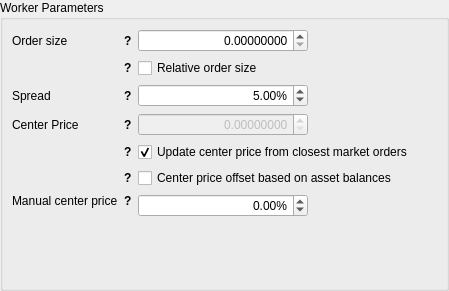
<?xml version="1.0" encoding="UTF-8"?>
<ui version="4.0">
 <class>Form</class>
 <widget class="QWidget" name="Form">
  <property name="geometry">
   <rect>
    <x>0</x>
    <y>0</y>
    <width>449</width>
    <height>291</height>
   </rect>
  </property>
  <property name="windowTitle">
   <string>Form</string>
  </property>
  <layout class="QHBoxLayout" name="horizontalLayout">
   <property name="leftMargin">
    <number>0</number>
   </property>
   <property name="topMargin">
    <number>0</number>
   </property>
   <property name="rightMargin">
    <number>0</number>
   </property>
   <property name="bottomMargin">
    <number>0</number>
   </property>
   <item>
    <widget class="QGroupBox" name="groupBox_3">
     <property name="title">
      <string>Worker Parameters</string>
     </property>
     <layout class="QFormLayout" name="formLayout">
      <property name="horizontalSpacing">
       <number>6</number>
      </property>
      <property name="leftMargin">
       <number>9</number>
      </property>
      <property name="topMargin">
       <number>9</number>
      </property>
      <property name="rightMargin">
       <number>9</number>
      </property>
      <property name="bottomMargin">
       <number>9</number>
      </property>
      <item row="0" column="0">
       <widget class="QWidget" name="order_size_wrap" native="true">
        <property name="sizePolicy">
         <sizepolicy hsizetype="Fixed" vsizetype="Preferred">
          <horstretch>0</horstretch>
          <verstretch>0</verstretch>
         </sizepolicy>
        </property>
        <property name="minimumSize">
         <size>
          <width>120</width>
          <height>0</height>
         </size>
        </property>
        <property name="maximumSize">
         <size>
          <width>120</width>
          <height>16777215</height>
         </size>
        </property>
        <layout class="QHBoxLayout" name="horizontalLayout_2">
         <property name="spacing">
          <number>0</number>
         </property>
         <property name="leftMargin">
          <number>0</number>
         </property>
         <property name="topMargin">
          <number>0</number>
         </property>
         <property name="rightMargin">
          <number>0</number>
         </property>
         <property name="bottomMargin">
          <number>0</number>
         </property>
         <item>
          <widget class="QLabel" name="order_size_label">
           <property name="sizePolicy">
            <sizepolicy hsizetype="Minimum" vsizetype="Preferred">
             <horstretch>0</horstretch>
             <verstretch>0</verstretch>
            </sizepolicy>
           </property>
           <property name="minimumSize">
            <size>
             <width>0</width>
             <height>0</height>
            </size>
           </property>
           <property name="maximumSize">
            <size>
             <width>16777215</width>
             <height>16777215</height>
            </size>
           </property>
           <property name="text">
            <string>Order size</string>
           </property>
           <property name="buddy">
            <cstring>amount_input</cstring>
           </property>
          </widget>
         </item>
         <item>
          <widget class="QLabel" name="order_size_tooltip">
           <property name="sizePolicy">
            <sizepolicy hsizetype="Fixed" vsizetype="Preferred">
             <horstretch>0</horstretch>
             <verstretch>0</verstretch>
            </sizepolicy>
           </property>
           <property name="font">
            <font>
             <weight>75</weight>
             <bold>true</bold>
            </font>
           </property>
           <property name="cursor">
            <cursorShape>WhatsThisCursor</cursorShape>
           </property>
           <property name="toolTip">
            <string>Fixed order size, expressed in quote asset, unless &quot;relative order size&quot; selected</string>
           </property>
           <property name="text">
            <string>?</string>
           </property>
           <property name="margin">
            <number>5</number>
           </property>
          </widget>
         </item>
        </layout>
       </widget>
      </item>
      <item row="0" column="1">
       <widget class="QDoubleSpinBox" name="amount_input">
        <property name="sizePolicy">
         <sizepolicy hsizetype="Fixed" vsizetype="Fixed">
          <horstretch>0</horstretch>
          <verstretch>0</verstretch>
         </sizepolicy>
        </property>
        <property name="minimumSize">
         <size>
          <width>170</width>
          <height>0</height>
         </size>
        </property>
        <property name="locale">
         <locale language="English" country="UnitedStates"/>
        </property>
        <property name="alignment">
         <set>Qt::AlignRight|Qt::AlignTrailing|Qt::AlignVCenter</set>
        </property>
        <property name="decimals">
         <number>8</number>
        </property>
        <property name="maximum">
         <double>1000000000.000000000000000</double>
        </property>
       </widget>
      </item>
      <item row="1" column="0">
       <widget class="QWidget" name="relative_order_size_wrap" native="true">
        <property name="sizePolicy">
         <sizepolicy hsizetype="Fixed" vsizetype="Preferred">
          <horstretch>0</horstretch>
          <verstretch>0</verstretch>
         </sizepolicy>
        </property>
        <property name="minimumSize">
         <size>
          <width>120</width>
          <height>0</height>
         </size>
        </property>
        <property name="maximumSize">
         <size>
          <width>120</width>
          <height>16777215</height>
         </size>
        </property>
        <layout class="QHBoxLayout" name="horizontalLayout_6">
         <property name="spacing">
          <number>0</number>
         </property>
         <property name="leftMargin">
          <number>0</number>
         </property>
         <property name="topMargin">
          <number>0</number>
         </property>
         <property name="rightMargin">
          <number>0</number>
         </property>
         <property name="bottomMargin">
          <number>0</number>
         </property>
         <item>
          <spacer name="horizontalSpacer">
           <property name="orientation">
            <enum>Qt::Horizontal</enum>
           </property>
           <property name="sizeHint" stdset="0">
            <size>
             <width>40</width>
             <height>20</height>
            </size>
           </property>
          </spacer>
         </item>
         <item>
          <widget class="QLabel" name="relative_order_size_tooltip">
           <property name="sizePolicy">
            <sizepolicy hsizetype="Fixed" vsizetype="Preferred">
             <horstretch>0</horstretch>
             <verstretch>0</verstretch>
            </sizepolicy>
           </property>
           <property name="font">
            <font>
             <weight>75</weight>
             <bold>true</bold>
            </font>
           </property>
           <property name="cursor">
            <cursorShape>WhatsThisCursor</cursorShape>
           </property>
           <property name="toolTip">
            <string>Amount is expressed as a percentage of the account balance of quote/base asset</string>
           </property>
           <property name="text">
            <string>?</string>
           </property>
           <property name="margin">
            <number>5</number>
           </property>
          </widget>
         </item>
        </layout>
       </widget>
      </item>
      <item row="1" column="1">
       <widget class="QCheckBox" name="relative_order_size_input">
        <property name="text">
         <string>Relative order size</string>
        </property>
       </widget>
      </item>
      <item row="2" column="0">
       <widget class="QWidget" name="spread_wrap" native="true">
        <property name="sizePolicy">
         <sizepolicy hsizetype="Fixed" vsizetype="Preferred">
          <horstretch>0</horstretch>
          <verstretch>0</verstretch>
         </sizepolicy>
        </property>
        <property name="minimumSize">
         <size>
          <width>120</width>
          <height>0</height>
         </size>
        </property>
        <property name="maximumSize">
         <size>
          <width>120</width>
          <height>16777215</height>
         </size>
        </property>
        <layout class="QHBoxLayout" name="horizontalLayout_9">
         <property name="spacing">
          <number>0</number>
         </property>
         <property name="leftMargin">
          <number>0</number>
         </property>
         <property name="topMargin">
          <number>0</number>
         </property>
         <property name="rightMargin">
          <number>0</number>
         </property>
         <property name="bottomMargin">
          <number>0</number>
         </property>
         <item>
          <widget class="QLabel" name="spread_label">
           <property name="sizePolicy">
            <sizepolicy hsizetype="Minimum" vsizetype="Preferred">
             <horstretch>0</horstretch>
             <verstretch>0</verstretch>
            </sizepolicy>
           </property>
           <property name="minimumSize">
            <size>
             <width>0</width>
             <height>0</height>
            </size>
           </property>
           <property name="maximumSize">
            <size>
             <width>16777215</width>
             <height>16777215</height>
            </size>
           </property>
           <property name="text">
            <string>Spread</string>
           </property>
           <property name="buddy">
            <cstring>spread_input</cstring>
           </property>
          </widget>
         </item>
         <item>
          <widget class="QLabel" name="spread_tooltip">
           <property name="sizePolicy">
            <sizepolicy hsizetype="Fixed" vsizetype="Preferred">
             <horstretch>0</horstretch>
             <verstretch>0</verstretch>
            </sizepolicy>
           </property>
           <property name="font">
            <font>
             <weight>75</weight>
             <bold>true</bold>
            </font>
           </property>
           <property name="cursor">
            <cursorShape>WhatsThisCursor</cursorShape>
           </property>
           <property name="toolTip">
            <string>The percentage difference between buy and sell</string>
           </property>
           <property name="text">
            <string>?</string>
           </property>
           <property name="margin">
            <number>5</number>
           </property>
          </widget>
         </item>
        </layout>
       </widget>
      </item>
      <item row="2" column="1">
       <widget class="QDoubleSpinBox" name="spread_input">
        <property name="sizePolicy">
         <sizepolicy hsizetype="Fixed" vsizetype="Fixed">
          <horstretch>0</horstretch>
          <verstretch>0</verstretch>
         </sizepolicy>
        </property>
        <property name="minimumSize">
         <size>
          <width>170</width>
          <height>0</height>
         </size>
        </property>
        <property name="locale">
         <locale language="English" country="UnitedStates"/>
        </property>
        <property name="alignment">
         <set>Qt::AlignRight|Qt::AlignTrailing|Qt::AlignVCenter</set>
        </property>
        <property name="suffix">
         <string>%</string>
        </property>
        <property name="maximum">
         <double>100000.000000000000000</double>
        </property>
        <property name="value">
         <double>5.000000000000000</double>
        </property>
       </widget>
      </item>
      <item row="5" column="0">
       <widget class="QWidget" name="center_price_wrap" native="true">
        <property name="sizePolicy">
         <sizepolicy hsizetype="Fixed" vsizetype="Preferred">
          <horstretch>0</horstretch>
          <verstretch>0</verstretch>
         </sizepolicy>
        </property>
        <property name="minimumSize">
         <size>
          <width>120</width>
          <height>0</height>
         </size>
        </property>
        <property name="maximumSize">
         <size>
          <width>120</width>
          <height>16777215</height>
         </size>
        </property>
        <layout class="QHBoxLayout" name="horizontalLayout_3">
         <property name="spacing">
          <number>0</number>
         </property>
         <property name="leftMargin">
          <number>0</number>
         </property>
         <property name="topMargin">
          <number>0</number>
         </property>
         <property name="rightMargin">
          <number>0</number>
         </property>
         <property name="bottomMargin">
          <number>0</number>
         </property>
         <item>
          <widget class="QLabel" name="center_price_label">
           <property name="sizePolicy">
            <sizepolicy hsizetype="Minimum" vsizetype="Preferred">
             <horstretch>0</horstretch>
             <verstretch>0</verstretch>
            </sizepolicy>
           </property>
           <property name="minimumSize">
            <size>
             <width>0</width>
             <height>0</height>
            </size>
           </property>
           <property name="maximumSize">
            <size>
             <width>16777215</width>
             <height>16777215</height>
            </size>
           </property>
           <property name="text">
            <string>Center Price</string>
           </property>
           <property name="buddy">
            <cstring>center_price_input</cstring>
           </property>
          </widget>
         </item>
         <item>
          <widget class="QLabel" name="center_price_tooltip">
           <property name="sizePolicy">
            <sizepolicy hsizetype="Fixed" vsizetype="Preferred">
             <horstretch>0</horstretch>
             <verstretch>0</verstretch>
            </sizepolicy>
           </property>
           <property name="font">
            <font>
             <weight>75</weight>
             <bold>true</bold>
            </font>
           </property>
           <property name="cursor">
            <cursorShape>WhatsThisCursor</cursorShape>
           </property>
           <property name="toolTip">
            <string>Fixed center price expressed in base asset: base/quote</string>
           </property>
           <property name="text">
            <string>?</string>
           </property>
           <property name="margin">
            <number>5</number>
           </property>
          </widget>
         </item>
        </layout>
       </widget>
      </item>
      <item row="7" column="0">
       <widget class="QWidget" name="center_price_dynamic_wrap" native="true">
        <property name="sizePolicy">
         <sizepolicy hsizetype="Fixed" vsizetype="Preferred">
          <horstretch>0</horstretch>
          <verstretch>0</verstretch>
         </sizepolicy>
        </property>
        <property name="minimumSize">
         <size>
          <width>120</width>
          <height>0</height>
         </size>
        </property>
        <property name="maximumSize">
         <size>
          <width>120</width>
          <height>16777215</height>
         </size>
        </property>
        <layout class="QHBoxLayout" name="horizontalLayout_4">
         <property name="spacing">
          <number>0</number>
         </property>
         <property name="leftMargin">
          <number>0</number>
         </property>
         <property name="topMargin">
          <number>0</number>
         </property>
         <property name="rightMargin">
          <number>0</number>
         </property>
         <property name="bottomMargin">
          <number>0</number>
         </property>
         <item>
          <spacer name="horizontalSpacer_4">
           <property name="orientation">
            <enum>Qt::Horizontal</enum>
           </property>
           <property name="sizeHint" stdset="0">
            <size>
             <width>40</width>
             <height>20</height>
            </size>
           </property>
          </spacer>
         </item>
         <item>
          <widget class="QLabel" name="center_price_dynamic_tooltip">
           <property name="sizePolicy">
            <sizepolicy hsizetype="Fixed" vsizetype="Preferred">
             <horstretch>0</horstretch>
             <verstretch>0</verstretch>
            </sizepolicy>
           </property>
           <property name="font">
            <font>
             <weight>75</weight>
             <bold>true</bold>
            </font>
           </property>
           <property name="cursor">
            <cursorShape>WhatsThisCursor</cursorShape>
           </property>
           <property name="toolTip">
            <string>Always calculate the middle from the closest market orders</string>
           </property>
           <property name="text">
            <string>?</string>
           </property>
           <property name="margin">
            <number>5</number>
           </property>
          </widget>
         </item>
        </layout>
       </widget>
      </item>
      <item row="7" column="1">
       <widget class="QCheckBox" name="center_price_dynamic_input">
        <property name="sizePolicy">
         <sizepolicy hsizetype="Preferred" vsizetype="Preferred">
          <horstretch>0</horstretch>
          <verstretch>0</verstretch>
         </sizepolicy>
        </property>
        <property name="text">
         <string>Update center price from closest market orders</string>
        </property>
        <property name="checked">
         <bool>true</bool>
        </property>
        <property name="tristate">
         <bool>false</bool>
        </property>
       </widget>
      </item>
      <item row="8" column="0">
       <widget class="QWidget" name="balance_offset_wrap" native="true">
        <property name="sizePolicy">
         <sizepolicy hsizetype="Fixed" vsizetype="Preferred">
          <horstretch>0</horstretch>
          <verstretch>0</verstretch>
         </sizepolicy>
        </property>
        <property name="minimumSize">
         <size>
          <width>120</width>
          <height>0</height>
         </size>
        </property>
        <property name="maximumSize">
         <size>
          <width>120</width>
          <height>16777215</height>
         </size>
        </property>
        <layout class="QHBoxLayout" name="horizontalLayout_8">
         <property name="spacing">
          <number>0</number>
         </property>
         <property name="leftMargin">
          <number>0</number>
         </property>
         <property name="topMargin">
          <number>0</number>
         </property>
         <property name="rightMargin">
          <number>0</number>
         </property>
         <property name="bottomMargin">
          <number>0</number>
         </property>
         <item>
          <spacer name="horizontalSpacer_3">
           <property name="orientation">
            <enum>Qt::Horizontal</enum>
           </property>
           <property name="sizeHint" stdset="0">
            <size>
             <width>40</width>
             <height>20</height>
            </size>
           </property>
          </spacer>
         </item>
         <item>
          <widget class="QLabel" name="balance_offset_tooltip">
           <property name="sizePolicy">
            <sizepolicy hsizetype="Fixed" vsizetype="Preferred">
             <horstretch>0</horstretch>
             <verstretch>0</verstretch>
            </sizepolicy>
           </property>
           <property name="font">
            <font>
             <weight>75</weight>
             <bold>true</bold>
            </font>
           </property>
           <property name="cursor">
            <cursorShape>WhatsThisCursor</cursorShape>
           </property>
           <property name="toolTip">
            <string>Automatically adjust orders up or down based on the imbalance of your assets</string>
           </property>
           <property name="text">
            <string>?</string>
           </property>
           <property name="margin">
            <number>5</number>
           </property>
          </widget>
         </item>
        </layout>
       </widget>
      </item>
      <item row="8" column="1">
       <widget class="QCheckBox" name="center_price_offset_input">
        <property name="text">
         <string>Center price offset based on asset balances</string>
        </property>
       </widget>
      </item>
      <item row="10" column="0">
       <widget class="QWidget" name="manual_offset_wrap" native="true">
        <property name="sizePolicy">
         <sizepolicy hsizetype="Fixed" vsizetype="Fixed">
          <horstretch>0</horstretch>
          <verstretch>0</verstretch>
         </sizepolicy>
        </property>
        <property name="minimumSize">
         <size>
          <width>120</width>
          <height>0</height>
         </size>
        </property>
        <property name="maximumSize">
         <size>
          <width>120</width>
          <height>16777215</height>
         </size>
        </property>
        <layout class="QHBoxLayout" name="horizontalLayout_5">
         <property name="leftMargin">
          <number>0</number>
         </property>
         <property name="topMargin">
          <number>0</number>
         </property>
         <property name="rightMargin">
          <number>0</number>
         </property>
         <property name="bottomMargin">
          <number>0</number>
         </property>
         <item>
          <widget class="QLabel" name="manual_offset_label">
           <property name="sizePolicy">
            <sizepolicy hsizetype="Minimum" vsizetype="Preferred">
             <horstretch>0</horstretch>
             <verstretch>0</verstretch>
            </sizepolicy>
           </property>
           <property name="minimumSize">
            <size>
             <width>0</width>
             <height>0</height>
            </size>
           </property>
           <property name="maximumSize">
            <size>
             <width>16777215</width>
             <height>16777215</height>
            </size>
           </property>
           <property name="toolTip">
            <string/>
           </property>
           <property name="text">
            <string>Manual center price offset</string>
           </property>
           <property name="wordWrap">
            <bool>true</bool>
           </property>
           <property name="buddy">
            <cstring>manual_offset_input</cstring>
           </property>
          </widget>
         </item>
         <item>
          <widget class="QLabel" name="manual_offset_tooltip">
           <property name="sizePolicy">
            <sizepolicy hsizetype="Fixed" vsizetype="Preferred">
             <horstretch>0</horstretch>
             <verstretch>0</verstretch>
            </sizepolicy>
           </property>
           <property name="font">
            <font>
             <weight>75</weight>
             <bold>true</bold>
            </font>
           </property>
           <property name="cursor">
            <cursorShape>WhatsThisCursor</cursorShape>
           </property>
           <property name="toolTip">
            <string>Manually adjust orders up or down. Works independently of other offsets and doesn't override them</string>
           </property>
           <property name="text">
            <string>?</string>
           </property>
           <property name="margin">
            <number>5</number>
           </property>
          </widget>
         </item>
        </layout>
       </widget>
      </item>
      <item row="10" column="1">
       <widget class="QDoubleSpinBox" name="manual_offset_input">
        <property name="sizePolicy">
         <sizepolicy hsizetype="Fixed" vsizetype="Fixed">
          <horstretch>0</horstretch>
          <verstretch>0</verstretch>
         </sizepolicy>
        </property>
        <property name="minimumSize">
         <size>
          <width>170</width>
          <height>0</height>
         </size>
        </property>
        <property name="locale">
         <locale language="English" country="UnitedStates"/>
        </property>
        <property name="alignment">
         <set>Qt::AlignRight|Qt::AlignTrailing|Qt::AlignVCenter</set>
        </property>
        <property name="buttonSymbols">
         <enum>QAbstractSpinBox::UpDownArrows</enum>
        </property>
        <property name="showGroupSeparator" stdset="0">
         <bool>false</bool>
        </property>
        <property name="suffix">
         <string>%</string>
        </property>
        <property name="minimum">
         <double>-50.000000000000000</double>
        </property>
        <property name="maximum">
         <double>100.000000000000000</double>
        </property>
       </widget>
      </item>
      <item row="5" column="1">
       <widget class="QWidget" name="center_price_input_wrap" native="true">
        <property name="sizePolicy">
         <sizepolicy hsizetype="Fixed" vsizetype="Preferred">
          <horstretch>0</horstretch>
          <verstretch>0</verstretch>
         </sizepolicy>
        </property>
        <property name="minimumSize">
         <size>
          <width>120</width>
          <height>0</height>
         </size>
        </property>
        <layout class="QHBoxLayout" name="horizontalLayout_7">
         <property name="spacing">
          <number>9</number>
         </property>
         <property name="leftMargin">
          <number>0</number>
         </property>
         <property name="topMargin">
          <number>0</number>
         </property>
         <property name="rightMargin">
          <number>0</number>
         </property>
         <property name="bottomMargin">
          <number>0</number>
         </property>
         <item>
          <widget class="QDoubleSpinBox" name="center_price_input">
           <property name="enabled">
            <bool>false</bool>
           </property>
           <property name="sizePolicy">
            <sizepolicy hsizetype="Fixed" vsizetype="Fixed">
             <horstretch>0</horstretch>
             <verstretch>0</verstretch>
            </sizepolicy>
           </property>
           <property name="minimumSize">
            <size>
             <width>170</width>
             <height>0</height>
            </size>
           </property>
           <property name="locale">
            <locale language="English" country="UnitedStates"/>
           </property>
           <property name="alignment">
            <set>Qt::AlignRight|Qt::AlignTrailing|Qt::AlignVCenter</set>
           </property>
           <property name="accelerated">
            <bool>false</bool>
           </property>
           <property name="showGroupSeparator" stdset="0">
            <bool>false</bool>
           </property>
           <property name="decimals">
            <number>8</number>
           </property>
           <property name="minimum">
            <double>0.000000000000000</double>
           </property>
           <property name="maximum">
            <double>999999999.998999953269958</double>
           </property>
          </widget>
         </item>
         <item>
          <widget class="QLabel" name="center_price_market_label">
           <property name="sizePolicy">
            <sizepolicy hsizetype="Preferred" vsizetype="Preferred">
             <horstretch>0</horstretch>
             <verstretch>0</verstretch>
            </sizepolicy>
           </property>
           <property name="text">
            <string/>
           </property>
          </widget>
         </item>
        </layout>
       </widget>
      </item>
     </layout>
    </widget>
   </item>
  </layout>
 </widget>
 <resources/>
 <connections>
  <connection>
   <sender>center_price_dynamic_input</sender>
   <signal>clicked(bool)</signal>
   <receiver>center_price_input</receiver>
   <slot>setDisabled(bool)</slot>
   <hints>
    <hint type="sourcelabel">
     <x>284</x>
     <y>129</y>
    </hint>
    <hint type="destinationlabel">
     <x>208</x>
     <y>99</y>
    </hint>
   </hints>
  </connection>
 </connections>
</ui>
